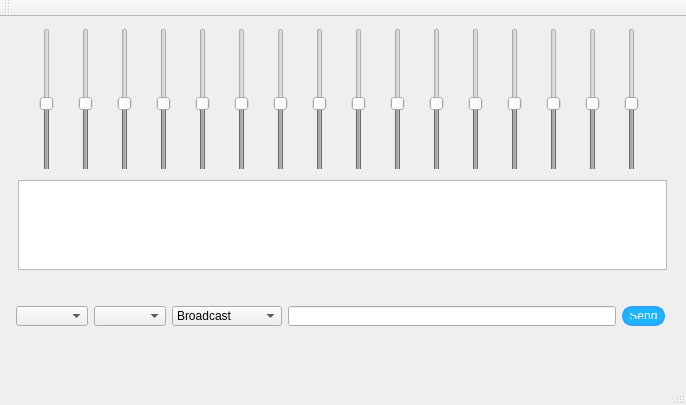
<?xml version="1.0" encoding="UTF-8"?>
<ui version="4.0">
 <class>MainWindow</class>
 <widget class="QMainWindow" name="MainWindow">
  <property name="geometry">
   <rect>
    <x>0</x>
    <y>0</y>
    <width>686</width>
    <height>405</height>
   </rect>
  </property>
  <property name="minimumSize">
   <size>
    <width>686</width>
    <height>405</height>
   </size>
  </property>
  <property name="maximumSize">
   <size>
    <width>686</width>
    <height>405</height>
   </size>
  </property>
  <property name="windowTitle">
   <string>QTCPServer</string>
  </property>
  <widget class="QWidget" name="centralWidget">
   <widget class="QWidget" name="horizontalLayoutWidget">
    <property name="geometry">
     <rect>
      <x>10</x>
      <y>0</y>
      <width>661</width>
      <height>152</height>
     </rect>
    </property>
    <layout class="QHBoxLayout" name="horizontalLayout">
     <property name="sizeConstraint">
      <enum>QLayout::SetNoConstraint</enum>
     </property>
     <item>
      <widget class="QSlider" name="channel1">
       <property name="enabled">
        <bool>false</bool>
       </property>
       <property name="minimumSize">
        <size>
         <width>0</width>
         <height>150</height>
        </size>
       </property>
       <property name="maximum">
        <number>2047</number>
       </property>
       <property name="value">
        <number>1023</number>
       </property>
       <property name="orientation">
        <enum>Qt::Vertical</enum>
       </property>
      </widget>
     </item>
     <item>
      <widget class="QSlider" name="channel2">
       <property name="enabled">
        <bool>false</bool>
       </property>
       <property name="minimumSize">
        <size>
         <width>0</width>
         <height>150</height>
        </size>
       </property>
       <property name="maximum">
        <number>2047</number>
       </property>
       <property name="value">
        <number>1023</number>
       </property>
       <property name="orientation">
        <enum>Qt::Vertical</enum>
       </property>
      </widget>
     </item>
     <item>
      <widget class="QSlider" name="channel3">
       <property name="enabled">
        <bool>false</bool>
       </property>
       <property name="minimumSize">
        <size>
         <width>0</width>
         <height>150</height>
        </size>
       </property>
       <property name="maximum">
        <number>2047</number>
       </property>
       <property name="value">
        <number>1023</number>
       </property>
       <property name="orientation">
        <enum>Qt::Vertical</enum>
       </property>
      </widget>
     </item>
     <item>
      <widget class="QSlider" name="channel4">
       <property name="enabled">
        <bool>false</bool>
       </property>
       <property name="minimumSize">
        <size>
         <width>0</width>
         <height>150</height>
        </size>
       </property>
       <property name="maximum">
        <number>2047</number>
       </property>
       <property name="value">
        <number>1023</number>
       </property>
       <property name="orientation">
        <enum>Qt::Vertical</enum>
       </property>
      </widget>
     </item>
     <item>
      <widget class="QSlider" name="channel5">
       <property name="enabled">
        <bool>false</bool>
       </property>
       <property name="minimumSize">
        <size>
         <width>0</width>
         <height>150</height>
        </size>
       </property>
       <property name="maximum">
        <number>2047</number>
       </property>
       <property name="value">
        <number>1023</number>
       </property>
       <property name="orientation">
        <enum>Qt::Vertical</enum>
       </property>
      </widget>
     </item>
     <item>
      <widget class="QSlider" name="channel6">
       <property name="enabled">
        <bool>false</bool>
       </property>
       <property name="minimumSize">
        <size>
         <width>0</width>
         <height>150</height>
        </size>
       </property>
       <property name="maximum">
        <number>2047</number>
       </property>
       <property name="value">
        <number>1023</number>
       </property>
       <property name="orientation">
        <enum>Qt::Vertical</enum>
       </property>
      </widget>
     </item>
     <item>
      <widget class="QSlider" name="channel7">
       <property name="enabled">
        <bool>false</bool>
       </property>
       <property name="minimumSize">
        <size>
         <width>0</width>
         <height>150</height>
        </size>
       </property>
       <property name="maximum">
        <number>2047</number>
       </property>
       <property name="value">
        <number>1023</number>
       </property>
       <property name="orientation">
        <enum>Qt::Vertical</enum>
       </property>
      </widget>
     </item>
     <item>
      <widget class="QSlider" name="channel8">
       <property name="enabled">
        <bool>false</bool>
       </property>
       <property name="minimumSize">
        <size>
         <width>0</width>
         <height>150</height>
        </size>
       </property>
       <property name="maximum">
        <number>2047</number>
       </property>
       <property name="value">
        <number>1023</number>
       </property>
       <property name="orientation">
        <enum>Qt::Vertical</enum>
       </property>
      </widget>
     </item>
     <item>
      <widget class="QSlider" name="channel9">
       <property name="enabled">
        <bool>false</bool>
       </property>
       <property name="minimumSize">
        <size>
         <width>0</width>
         <height>150</height>
        </size>
       </property>
       <property name="maximum">
        <number>2047</number>
       </property>
       <property name="value">
        <number>1023</number>
       </property>
       <property name="orientation">
        <enum>Qt::Vertical</enum>
       </property>
      </widget>
     </item>
     <item>
      <widget class="QSlider" name="channel10">
       <property name="enabled">
        <bool>false</bool>
       </property>
       <property name="minimumSize">
        <size>
         <width>0</width>
         <height>150</height>
        </size>
       </property>
       <property name="maximum">
        <number>2047</number>
       </property>
       <property name="value">
        <number>1023</number>
       </property>
       <property name="orientation">
        <enum>Qt::Vertical</enum>
       </property>
      </widget>
     </item>
     <item>
      <widget class="QSlider" name="channel11">
       <property name="enabled">
        <bool>false</bool>
       </property>
       <property name="minimumSize">
        <size>
         <width>0</width>
         <height>150</height>
        </size>
       </property>
       <property name="maximum">
        <number>2047</number>
       </property>
       <property name="value">
        <number>1023</number>
       </property>
       <property name="orientation">
        <enum>Qt::Vertical</enum>
       </property>
      </widget>
     </item>
     <item>
      <widget class="QSlider" name="channel12">
       <property name="enabled">
        <bool>false</bool>
       </property>
       <property name="minimumSize">
        <size>
         <width>0</width>
         <height>150</height>
        </size>
       </property>
       <property name="maximum">
        <number>2047</number>
       </property>
       <property name="value">
        <number>1023</number>
       </property>
       <property name="orientation">
        <enum>Qt::Vertical</enum>
       </property>
      </widget>
     </item>
     <item>
      <widget class="QSlider" name="channel13">
       <property name="enabled">
        <bool>false</bool>
       </property>
       <property name="minimumSize">
        <size>
         <width>0</width>
         <height>150</height>
        </size>
       </property>
       <property name="maximum">
        <number>2047</number>
       </property>
       <property name="value">
        <number>1023</number>
       </property>
       <property name="orientation">
        <enum>Qt::Vertical</enum>
       </property>
      </widget>
     </item>
     <item>
      <widget class="QSlider" name="channel14">
       <property name="enabled">
        <bool>false</bool>
       </property>
       <property name="minimumSize">
        <size>
         <width>0</width>
         <height>150</height>
        </size>
       </property>
       <property name="maximum">
        <number>2047</number>
       </property>
       <property name="value">
        <number>1023</number>
       </property>
       <property name="orientation">
        <enum>Qt::Vertical</enum>
       </property>
      </widget>
     </item>
     <item>
      <widget class="QSlider" name="channel15">
       <property name="enabled">
        <bool>false</bool>
       </property>
       <property name="minimumSize">
        <size>
         <width>0</width>
         <height>150</height>
        </size>
       </property>
       <property name="maximum">
        <number>2047</number>
       </property>
       <property name="value">
        <number>1023</number>
       </property>
       <property name="orientation">
        <enum>Qt::Vertical</enum>
       </property>
      </widget>
     </item>
     <item>
      <widget class="QSlider" name="channel16">
       <property name="enabled">
        <bool>false</bool>
       </property>
       <property name="minimumSize">
        <size>
         <width>0</width>
         <height>150</height>
        </size>
       </property>
       <property name="maximum">
        <number>2047</number>
       </property>
       <property name="value">
        <number>1023</number>
       </property>
       <property name="orientation">
        <enum>Qt::Vertical</enum>
       </property>
      </widget>
     </item>
    </layout>
   </widget>
   <widget class="QWidget" name="layoutWidget">
    <property name="geometry">
     <rect>
      <x>7</x>
      <y>163</y>
      <width>671</width>
      <height>101</height>
     </rect>
    </property>
    <layout class="QVBoxLayout" name="verticalLayout_2">
     <property name="sizeConstraint">
      <enum>QLayout::SetNoConstraint</enum>
     </property>
     <property name="topMargin">
      <number>0</number>
     </property>
     <item>
      <widget class="QTextBrowser" name="textBrowser_receivedMessages"/>
     </item>
    </layout>
   </widget>
   <widget class="QWidget" name="layoutWidget">
    <property name="geometry">
     <rect>
      <x>5</x>
      <y>278</y>
      <width>671</width>
      <height>42</height>
     </rect>
    </property>
    <layout class="QHBoxLayout" name="_2" stretch="0,0,0,1,0">
     <property name="sizeConstraint">
      <enum>QLayout::SetNoConstraint</enum>
     </property>
     <item>
      <widget class="QComboBox" name="comboBox_ports"/>
     </item>
     <item>
      <widget class="QComboBox" name="comboBox_ports_2"/>
     </item>
     <item>
      <widget class="QComboBox" name="comboBox_receiver">
       <property name="minimumSize">
        <size>
         <width>110</width>
         <height>0</height>
        </size>
       </property>
       <item>
        <property name="text">
         <string>Broadcast</string>
        </property>
       </item>
      </widget>
     </item>
     <item>
      <widget class="QLineEdit" name="lineEdit_message">
       <property name="minimumSize">
        <size>
         <width>150</width>
         <height>0</height>
        </size>
       </property>
      </widget>
     </item>
     <item>
      <widget class="QPushButton" name="pushButton_sendMessage">
       <property name="minimumSize">
        <size>
         <width>0</width>
         <height>0</height>
        </size>
       </property>
       <property name="styleSheet">
        <string notr="true">background-color: rgb(31, 178, 255);
color:white;
border-width: 2px;
border-style: solid;
border-color: rgb(43, 162, 255);
border-radius: 10px;
padding: 5px;
</string>
       </property>
       <property name="text">
        <string>Send</string>
       </property>
      </widget>
     </item>
    </layout>
   </widget>
  </widget>
  <widget class="QMenuBar" name="menuBar">
   <property name="geometry">
    <rect>
     <x>0</x>
     <y>0</y>
     <width>686</width>
     <height>32</height>
    </rect>
   </property>
  </widget>
  <widget class="QToolBar" name="mainToolBar">
   <attribute name="toolBarArea">
    <enum>TopToolBarArea</enum>
   </attribute>
   <attribute name="toolBarBreak">
    <bool>false</bool>
   </attribute>
  </widget>
  <widget class="QStatusBar" name="statusBar"/>
 </widget>
 <layoutdefault spacing="6" margin="11"/>
 <resources/>
 <connections/>
</ui>
